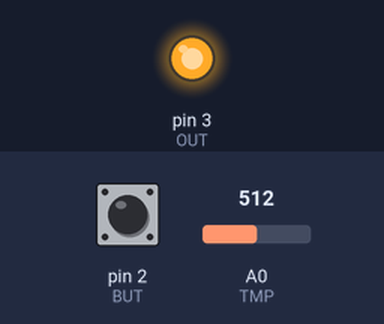
This sketch was run on a simulated Arduino Uno, built with avr-gcc and run on an emulated ATmega328P. Parts: output pins drawn as LEDs (lit = HIGH). The inputs (shaded band) are chosen by the test bench; at power-on: A0 (TMP) = 512, pin 2 (BUT) LOW.

Above: at 1.2 s.
1.3 s: A0 (TMP) set to 148
2.8 s: A0 (TMP) set to 134
At 3.3 s:
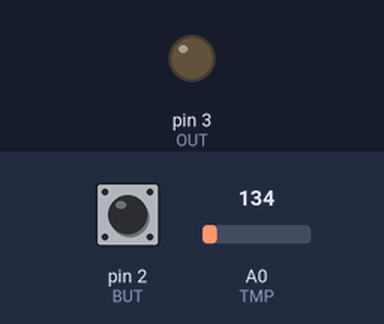
4.3 s: A0 (TMP) set to 306
At 5.5 s:
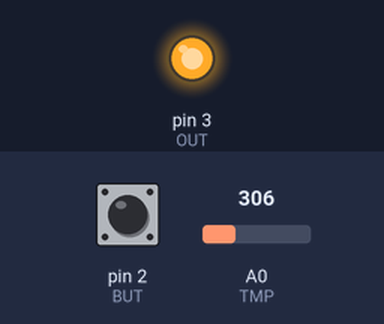
5.8 s: A0 (TMP) set to 122
At 6.8 s:
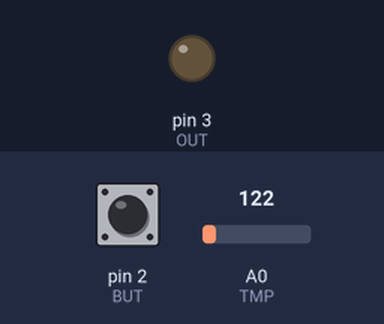
Timing chart, 0 to 8.3 s (numbered marks = the images above; inputs shaded):
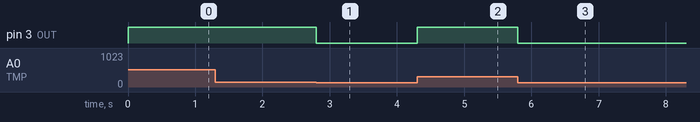

The sketch:

Esempio_semplice_termostato_TMP_BUT_Arduino.ino
```cpp
// Definizione dei PIN
#define TMP A0
#define BUT  2
#define OUT  3

// Definizione stati di ON e OFF per comodità
#define OFF 0
#define ON  1

const float fVal = 0.488; // Vcc (5V) / 1024

int    iBut = 1;
int iButOld = 0;

void setup ()
{
  pinMode ( TMP,  INPUT );
  pinMode ( OUT, OUTPUT );
  pinMode ( BUT,  INPUT );
}

void loop ()
{

  // Autoritenuta Pulsante
  int sBut = digitalRead ( BUT );

  if ( sBut != iButOld && sBut ) iBut = !iBut;

  iButOld = sBut;

  float sVin = analogRead ( TMP );

  // Conversione Valore V in Gradi
  float fTemp = ( fVal * sVin ) - 50.0;

  // Controllo temperatura e attivazione pulsante, controllo uscita
  if ( iBut )
  {
    if ( fTemp > 19.0 ) digitalWrite ( OUT,  ON );
    else digitalWrite ( OUT, OFF );
  }
  else digitalWrite ( OUT, OFF );
}
```

Measured:
- the behaviour switches between 142 and 141 on A0 (TMP) (found by bisection; images 0 and 1)
- after the input at 1.3 s, every drawn part: stays the same
- after the input at 2.8 s, pin 3 (OUT): HIGH → LOW at once
- after the input at 4.3 s, pin 3 (OUT): LOW → HIGH at once
- after the input at 5.8 s, pin 3 (OUT): HIGH → LOW at once
